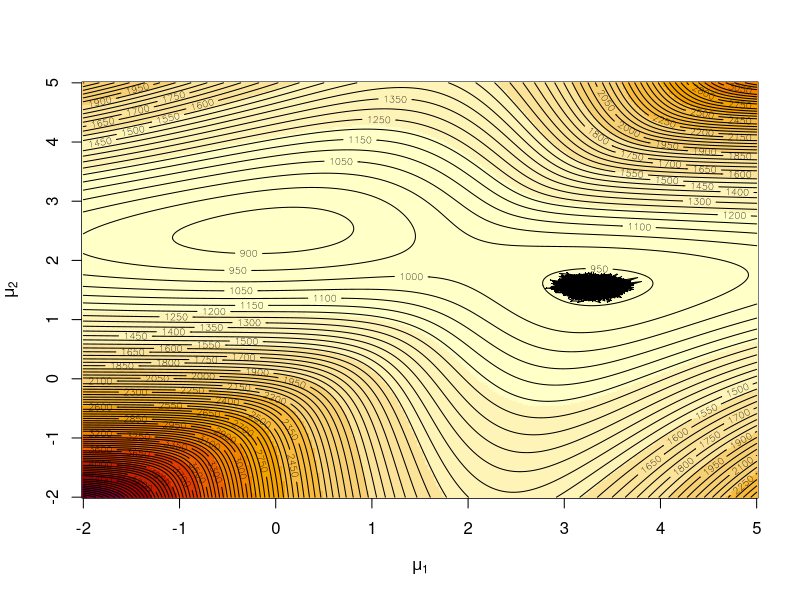
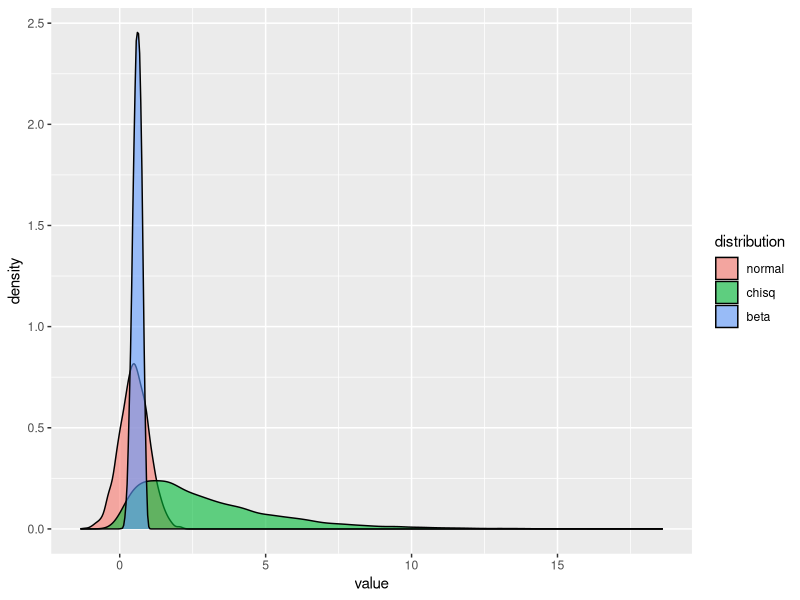
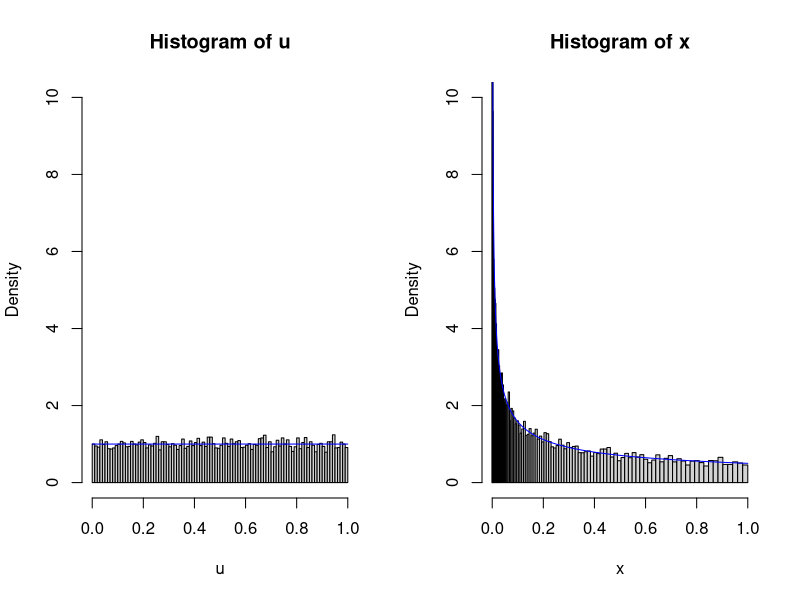
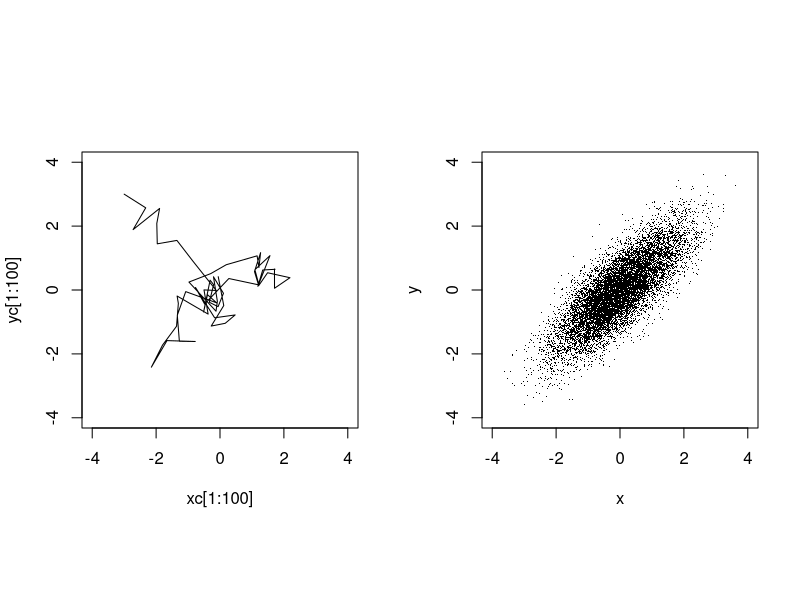

The R script that drew these images, in order:
## ---- chunk 1
  
    Niter=6*10^4
    v=1
    da = sample(c(rnorm(10^2), 2.5 + rnorm(4 * 10^2)))

    like = function(mu) {
        sum(log((0.2 * dnorm(da - mu[1]) + 0.8 * dnorm(da - mu[2]))))
    }

    mu1 = mu2 = seq(-2, 5, le = 250)
    lli = matrix(0, ncol = 250, nrow = 250)
    for (i in 1:250) 
      for (j in 1:250) 
        lli[i, j] = like(c(mu1[i],   mu2[j]))

    x = prop = runif(2, -2, 5)
    the = matrix(x, ncol = 2)
    curlike = hval = like(x)
    for (i in 2:Niter) {
        pp = 1/(1 + ((0.8 * dnorm(da, mean = the[i - 1, 2]))/(0.2 * dnorm(da, mean = the[i - 1, 1]))))
        z = 2 - (runif(length(da)) < pp)
        prop[1] = (v * sum(da[z == 1]))/(sum(z == 1) * v + 1) + 
            rnorm(1) * sqrt(v/(1 + sum(z == 1) * v))
        prop[2] = (v * sum(da[z == 2]))/(sum(z == 2) * v + 1) + 
            rnorm(1) * sqrt(v/(1 + sum(z == 2) * v))
        curlike = like(prop)
        hval = c(hval, curlike)
        the = rbind(the, prop)
    }

    image(mu1, mu2, -lli, xlab = expression(mu[1]), ylab = expression(mu[2]))
    contour(mu1, mu2, -lli, nle = 100, add = T)
    points(the[, 1], the[, 2], cex = 0.2, pch = 17)
    lines(the[, 1], the[, 2], cex = 0.6, pch = 19)
## ---- chunk 2

    library(ggplot2)
    library(reshape2)
    nval=10^4
    normal <- rnorm(nval,0.5,0.5)
    chisq <- rchisq(nval, 3)
    beta <- rbeta(nval, 6,4)
    dist <- data.frame(normal=normal, chisq = chisq, beta=beta)
    dist_m <- melt(dist)
    names(dist_m) <- c('distribution', 'value')
    ggplot(dist_m, aes(x=value, fill=distribution)) + geom_density(alpha=0.6) + theme_grey()
## ---- chunk 3
    set.seed(1234)
    m = 10000
    u = runif(m); 
    x = u^2
    xx = seq(0, 1, by=.001)
    cut.u = (0:100)/100; 
    cut.x = cut.u^2
    par(mfrow=c(1,2))
    hist(u, breaks=cut.u, prob=T, ylim=c(0,10))
    lines(xx, dunif(xx), col="blue")
    hist(x, breaks=cut.x, prob=T, ylim=c(0,10))
    lines(xx, .5*xx^-.5, col="blue")
    par(mfrow=c(1,1))
## ---- chunk 4

    set.seed(1234); m = 40000; rho = .8; sgm = sqrt(1 - rho^2)
    xc = yc = numeric(m)

    # vectors of state components
    xc[1] = -3; yc[1] = 3

    # arbitrary starting values
    jl = 1; jr = 1

    # l and r limits of proposed jumps
    for (i in 2:m)
    {
        xc[i] = xc[i-1]; yc[i] = yc[i-1]
        # if jump rejected
        xp = runif(1, xc[i-1]-jl, xc[i-1]+jr) # proposed x coord
        yp = runif(1, yc[i-1]-jl, yc[i-1]+jr) # proposed y coord
        nmtr = dnorm(xp)*dnorm(yp, rho*xp, sgm)
        dntr = dnorm(xc[i-1])*dnorm(yc[i-1], rho*xc[i-1], sgm)
        r = nmtr/dntr
        # density ratio
        acc = (min(r, 1) > runif(1))
        # jump if acc == T
        if (acc) {xc[i] = xp; yc[i] = yp}
    }
    x = xc[(m/2+1):m]; y = yc[(m/2+1):m]

    # states after burn-in
    round(c(mean(x), mean(y), sd(x), sd(y), cor(x,y)), 4)
    mean(diff(x)==0)

    # proportion or proposals rejected
    mean(pmax(x,y) >= 1.25)

    # prop. of subj. getting certificates
    par(mfrow = c(1,2), pty="s")
    plot(xc[1:100], yc[1:100], xlim=c(-4,4), ylim=c(-4,4), type="l")
    plot(x, y, xlim=c(-4,4), ylim=c(-4,4), pch=".")

